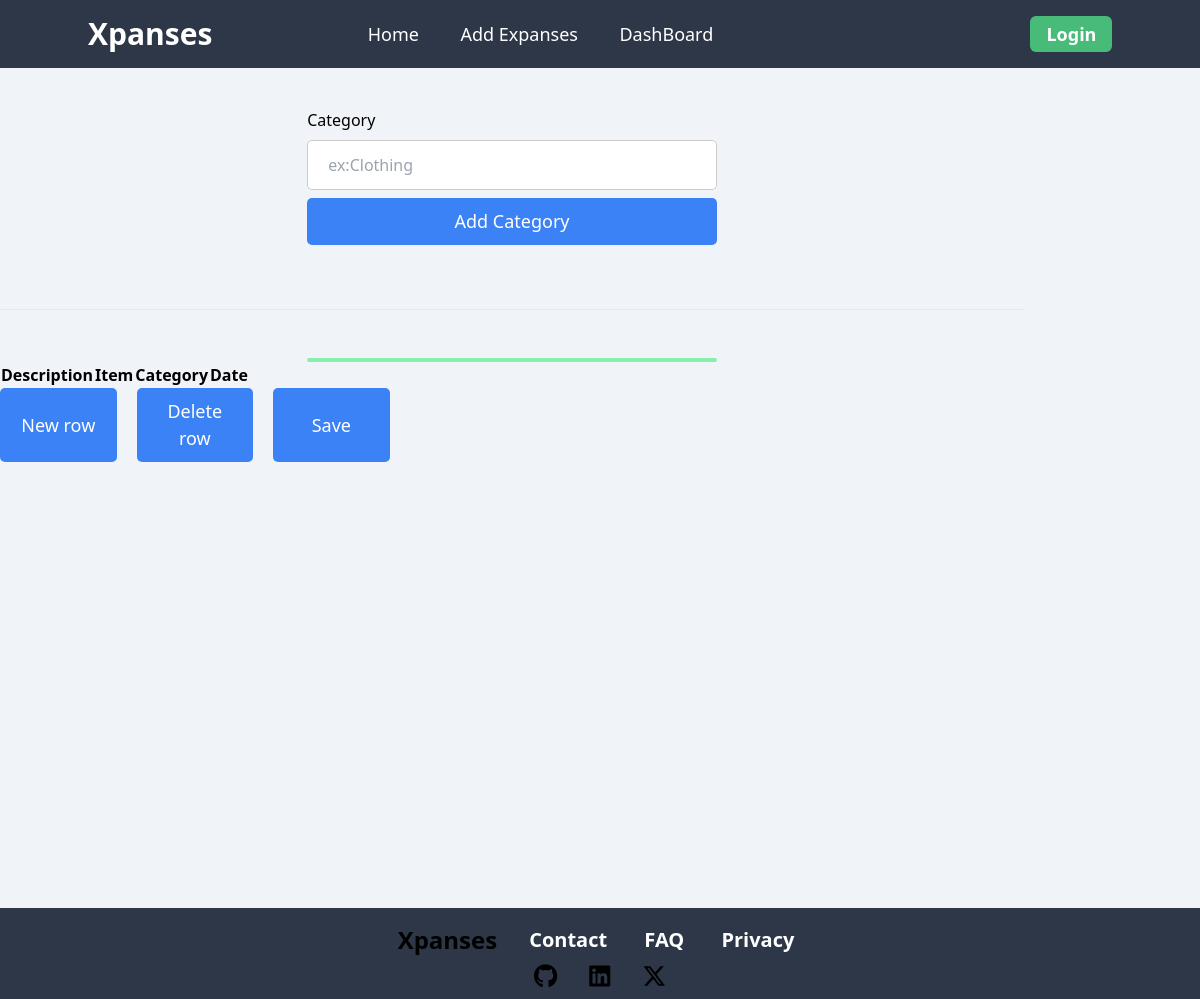
The app's page /add, older data.
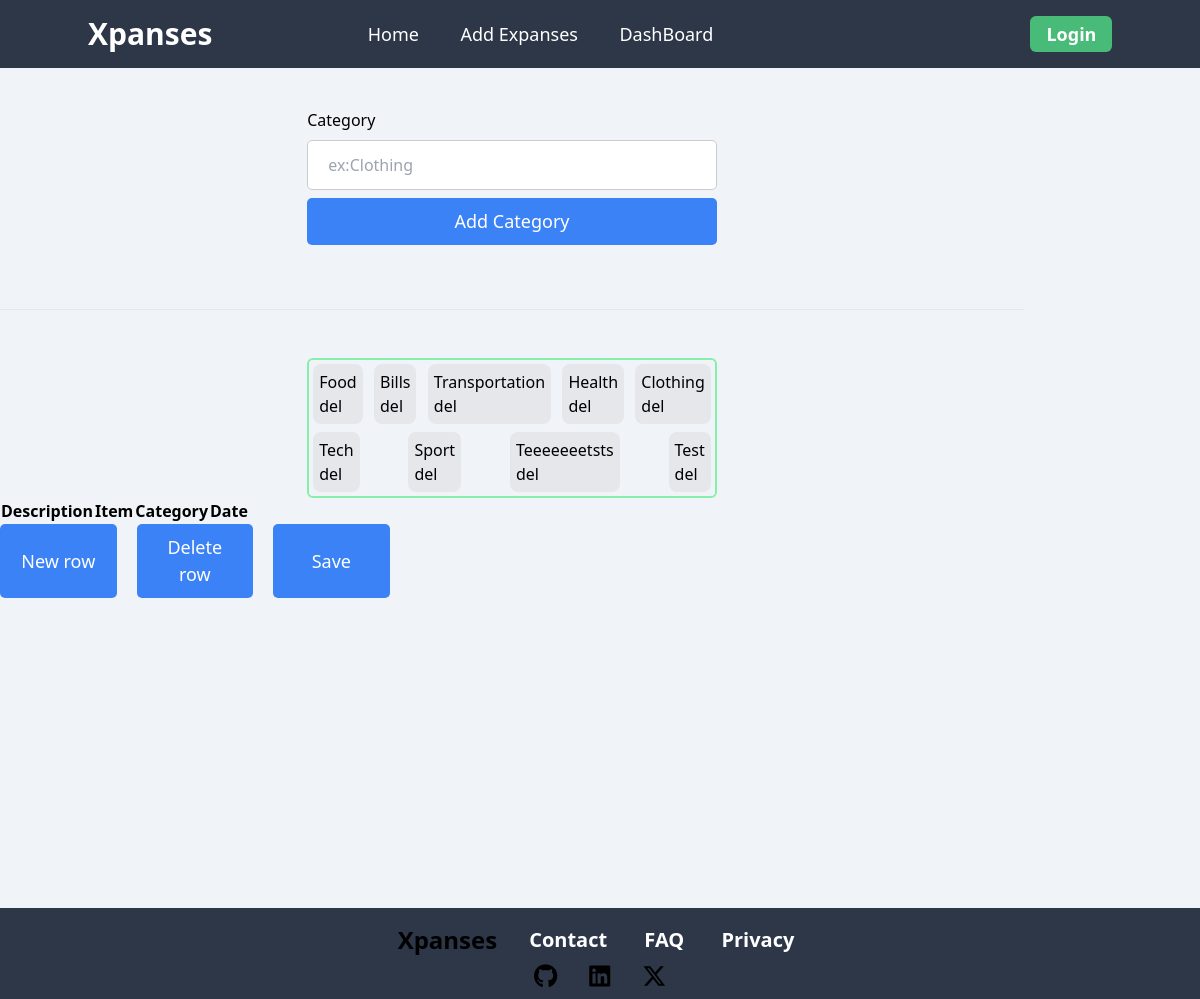
The same page, newer data.
### tracker/dbmodels.py (models this page shows)
class Category(db.Model):
    category_id = db.Column(db.Integer() , primary_key = True)
    category_name = db.Column(db.String() , nullable = False , unique = True)
    items = db.relationship('Item' , backref = 'item-category' , lazy = True)
    def __repr__(self) -> str:
        return f'{self.category_name}'

### tracker/routes.py (the view)
@bp.route('/add' , methods = ['GET' , 'POST'])
def add():
    from tracker.dbmodels import Category , Item
    from tracker.forms import AddCategory
    from tracker import create_app , db
    app = create_app()
    form = AddCategory()
    if form.validate_on_submit():
        created_category = Category(category_name = form.category_name.data)
        with app.app_context():
            db.session.add(created_category)
            db.session.commit()
            return redirect(url_for('routes.add'))
    if form.errors:
        for err in form.errors.values():
            flash(err)
    categories = [str(category) for category in  Category.query.all()]
    items =[str(item) for item in  Item.query.all()]
    return render_template('categories.html' , form = form , categories = categories , items = items)

### tracker/forms.py (shortened to what this page needs)
class AddCategory(FlaskForm):
    category_name = StringField(label='Category' , validators=[DataRequired()])
    submit = SubmitField(label='Add Category')

### tracker/__init__.py (called while the page is built)
def create_app():
    app = Flask(__name__)
    app.register_blueprint(bp)
    bcrypte.init_app(app)
    login_manager.init_app(app)
    app.config.from_prefixed_env()
    db.init_app(app)
    return app

### tracker/templates/categories.html (shortened to what this page needs)
{%extends 'base.html'%}
{%block content%}
<div class="container form-container my-10">
    <form action="" method="post" class="">
        <div class="container flex flex-col items-center  ">
            <div class="field-container">
                {{form.category_name.label()}}
                {{form.category_name(placeholder = 'ex:Clothing',class = 'input')}}
            </div>
            <div class="field-container">
                {{form.submit(class = 'btn' , id = 'btn')}}
            </div>
        </div>
    </form>
</div>
<br>
<hr>
<br> <br>
<div class="container mx-auto w-2/5  max-h-80  border-solid border-2 border-green-300 rounded-md flex items-center  justify-between flex-wrap overflow-y-scroll  ">
        {%for category in categories%}
            <div class=" category  m-1 p-1 h-1/2  border-solid border-2 rounded-lg items-center bg-gray-200  ">
                <p id="delete-category">{{category}}</p>
                <button  onclick="deleteCategory()">del</button>
            </div>
        {%endfor%}
</div>
<div class="container ">
    <div class="table-container">
        <table class="exp-table" id="expansesTable ">
            <thead class="table-header-group">
                <tr class="header">
                    <th>Description</th>
                    <th>Item</th>
                    <th>Category</th>
                    <th>Date</th>
                </tr>
            </thead>
        </table>
    </div>
    <div class="table-btns container w-2/5 flex ">
        <button class="btn mr-5 " onclick="addRow()">New row</button>
        <button class="btn mr-5 " onclick="deleteRow()">Delete row</button>
        <button class="btn mr-5 ">Save</button>
    </div>
</div>
{%endblock content%}

### tracker/templates/base.html (shortened to what this page needs)
<!DOCTYPE html>
<html lang="en">
<head>
    <link rel="stylesheet" href="{{ url_for('static', filename='./dist/output.css')}}">
    <link rel="stylesheet" href="{{url_for('static' , filename = './style/style.css')}}">
</head>
<body class="bg-body">
    <nav class=" bg-nav p-4">
        <div class="container mx-auto flex items-center justify-between ">
            <div class="logo w-1/3">
                <a class="text-3xl font-semibold  text-link hover:text-button "  href="#">Xpanses</a>
            </div>
            {%if current_user.is_authenticated %}
                <div class="container nav-links flex w-1/3 ">
                    <div class="mx-auto  w-full flex items-center justify-between   ">
                        <a class=" text-lg     text-link  hover:text-opacity-70" href='{{url_for("routes.home")}}'>Home</a>
                        <a class=" text-lg     text-link  hover:text-opacity-70"  href='{{url_for("routes.add")}}'>Add Expanses</a>
                        <a class=" text-lg     text-link  hover:text-opacity-70"  href='{{url_for("routes.dashboard")}}'>DashBoard</a>
                    </div>
                </div>
                <div class="container account flex justify-evenly items-center w-1/3">
                    <p class="text-button_hover">Welcome {{current_user}}</p>
                    <div class="bg-button_hover py-1 px-4 rounded-md  ">
                        <button class="text-lg font-semibold text-link" >
                        <a href="{{url_for('routes.logout')}}">Logout</a>
                        </button>
                    </div>
                </div>
            {%else %}
                <div class="container nav-links flex w-3/5 ">
                    <div class="mx-auto  w-full flex items-center justify-evenly   ">
                        <a class=" text-lg     text-link  hover:text-opacity-70" href='{{url_for("routes.home")}}'>Home</a>
                        <a class=" text-lg     text-link  hover:text-opacity-70"  href='{{url_for("routes.add")}}'>Add Expanses</a>
                        <a class=" text-lg     text-link  hover:text-opacity-70"  href='{{url_for("routes.dashboard")}}'>DashBoard</a>
                    </div>
                </div>
                <div class="container w-1/2">
                    <div class="bg-button py-1 px-4 rounded-md  ml-auto" style="width:5.1rem ;">
                        <button class="text-lg font-semibold text-link" >
                        <a href="{{url_for('routes.login')}}">Login</a>
                        </button>
                    </div>
                </div>
            {%endif%}
        </div>
    </nav>
    <main class="container h-screen">
{%block content%}{%endblock content%}
    </main>
    <footer class=" bg-nav p-2 h-fit">
            <div class="first-row container mx-auto flex flex-wrap  items-center justify-center  ">
                <div class="butt p-2 mr-2 text-2xl font-semibold hover:text-button_hover" >
                    <a href='{{url_for("routes.home")}}'> Xpanses </a>
                </div>
                <div class="links text-xl font-semibold  ">
                    <a class="px-4 text-link  hover:text-opacity-40 " href="#">Contact</a>
                    <a class="px-4 text-link  hover:text-opacity-70 " href="#">FAQ</a>
                    <a class="px-4 text-link  hover:text-opacity-70 " href="#">Privacy</a>
                </div>
            </div>
            <div class="second-row container mx-auto flex justify-center   ">
                <a class="px-4" href='https://github.com/Amine-iD/Expanses-Tracker'>
                    <i class="fa-brands fa-github  text-2xl hover:text-link"> </i>
                </a>
                <a class="px-4"  href="https://linkedin.com">
                    <i class="fa-brands fa-linkedin text-2xl hover:text-link"></i>
                </a>
                <a class="px-4" href="https://x.com">
                    <i class="fa-brands fa-x-twitter text-2xl hover:text-link"></i>
                </a>
            </div>
    </footer>
</body>
</html>

### tracker/static/style/style.css (style rules this page uses)
.field-container { display:flex; flex-direction: column; width: 40%; }
.input { width: 100%; padding: 12px 20px; margin: 8px 0; display: inline-block; border: 1px solid #ccc; border-radius: 5px; box-sizing: border-box; }
.btn { padding: 10px 20px; background-color: rgb(59 130 246 / var(--tw-bg-opacity)); color: #fff; font-size: large; width: 100%; cursor: pointer; border-radius: 5px; }

Row changes from the older to the newer data that the page shows:
added Category: category_name "Food"
added Category: category_name "Bills"
added Category: category_name "Transportation"
added Category: category_name "Health"
added Category: category_name "Clothing"
added Category: category_name "Tech"
added Category: category_name "Sport"
added Category: category_name "Teeeeeeetsts"
added Category: category_name "Test"
